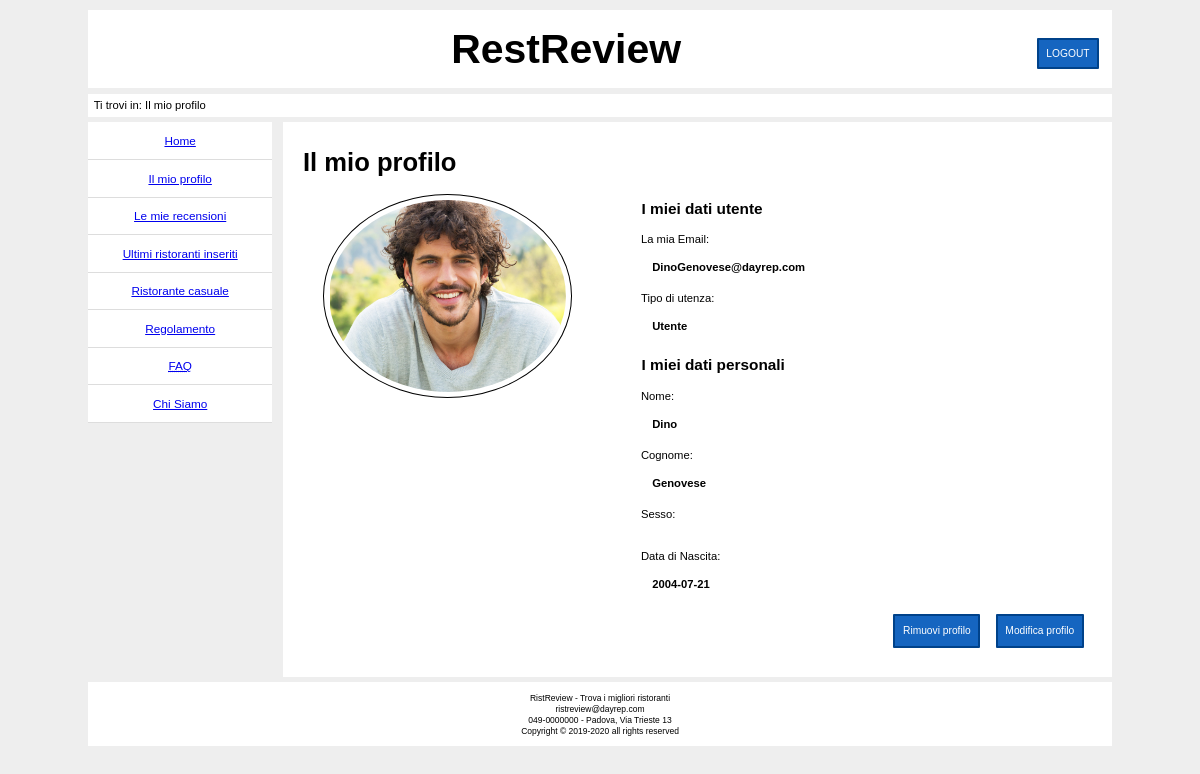
Screenshot of /php/profilo.php (signed in) with the database file from the repository.
### tables this page shows
CREATE TABLE `utente` (
  `ID` int(11) NOT NULL,
  `PWD` varchar(64) NOT NULL,
  `Mail` varchar(128) NOT NULL,
  `Nome` varchar(64) NOT NULL,
  `Cognome` varchar(64) NOT NULL,
  `Data_Nascita` date NOT NULL,
  `ID_Foto` int(11) DEFAULT NULL,
  `Ragione_Sociale` varchar(64) DEFAULT NULL,
  `P_IVA` varchar(11) DEFAULT NULL,
  `Permessi` enum('Utente','Ristoratore','Admin') DEFAULT NULL,
  `Sesso` enum('Uomo','Donna','Altro','Sconosciuto') DEFAULT 'Sconosciuto'
);

### php/connessione.php (called while the page is built, shortened)
<?php
    class DBConnection{
        public function create_connection(){
            $this->connessione = new mysqli(static::HOST_DB,static::USERNAME,static::PASSWORD,static::DATABASE_NAME);
            return true;
        }
    }
?>

### php/profilo.php (the view, shortened to what this page needs)
<?php
    require_once('addItems.php');
    require_once('connessione.php');
    $page=addItems('../html/profilo.html');
    $no_error=true;
    $error='';
    $obj_connection = new DBConnection();
    if($no_error){
        $queryResult=$obj_connection->connessione->query("SELECT * FROM utente WHERE ID='".$_SESSION['ID']."'");
        $row=$queryResult->fetch_array(MYSQLI_ASSOC);
        $page=str_replace("%EMAIL%",$row['Mail'],$page);
        $page=str_replace("%UTENZA%",$row['Permessi'],$page);
        $page=str_replace("%NOME%",$row['Nome'],$page);
        $page=str_replace("%COGNOME%",$row['Cognome'],$page);
        $page=str_replace("%SESSO%",$row['Sesso'],$page);
        $page=str_replace("%DATA_NASCITA%",$row['Data_Nascita'],$page);
        if($row['Permessi']==='Ristoratore'){
            $page=str_replace("%PARTITA_IVA%",$row['P_IVA'],$page);
            $page=str_replace("%RAGIONESOCIALE%",$row['Ragione_Sociale'],$page);
        }
        else{
            $page=str_replace("<dt>Partita IVA:</dt>","",$page);
            $page=str_replace("<dd>%PARTITA_IVA%</dd>","",$page);
            $page=str_replace("<dt>Ragione Sociale: </dt>","",$page);
            $page=str_replace("<dd>%RAGIONESOCIALE%</dd>","",$page);
        }
        if($row['ID_Foto']){
            $queryResult=$obj_connection->connessione->query("SELECT * FROM Foto WHERE ID='".$row['ID_Foto']."'");
            if($queryResult){
                $row=$queryResult->fetch_array(MYSQLI_ASSOC);
                $page=str_replace('../img/imgnotfound.jpg',$row['Path'],$page);
            }
        }
    }
    $page=str_replace("%ERROR%",$error,$page);
    echo $page;
?>

### php/addItems.php (shortened to what this page needs)
<?php
    function addItems($subjectPath,$addMenu=true){
        $file_content = file_get_contents($subjectPath);
        if($addMenu){
            $menu = '<ul><li xml:lang="en"><a href="index.php">Home</a></li>';
            if(isset($_SESSION['permesso'])){
                switch($_SESSION['permesso']) {
                    case 'Utente':
                            $menu .= '<li><a href="profilo.php">Il mio profilo</a></li>
                                      <li><a href="lemierecensioni.php">Le mie recensioni</a></li>';
                        break;
                    }
            }
            $menu .= '<li><a href="ultimiristoranti.php">Ultimi ristoranti inseriti</a></li>
                <li><a href="casuale.php">Ristorante casuale</a></li>
                <li><a href="regolamento.php">Regolamento</a></li>
                <li><a href="faq.php"><abbr xml:lang="en" title="Frequently Asked Questions">FAQ</abbr></a></li>
                <li><a href="chisiamo.php">Chi Siamo</a></li></ul>';
            $file_content = str_replace('%MENU%', $menu, $file_content);
        }
        $header = file_get_contents("../components/header.html");
        if(isset($_SESSION['logged'])&&$_SESSION['logged']){
            $header=str_replace('<a href="../php/login.php" class="btn">LOGIN</a>',
                                    "toReplace",$header);
            $header=str_replace('<a href="../php/registrazione.php" class="btn">REGISTRAZIONE</a>',
                                    "",$header);
            $header=str_replace("toReplace",'<a href="../php/logout_script.php" class="btn">LOGOUT</a>',$header);
        }
        $file_content=str_replace("%HEADER%",$header,$file_content);
        $footer = file_get_contents("../components/footer.html");
        return str_replace("%FOOTER%",$footer,$file_content);
    }
?>

### css/style.css (style rules this page uses)
* { padding: 0; margin: 0; }
html, body { max-width: 1024px; margin: 0 auto; font-family: Verdana, Geneva, Tahoma, sans-serif; font-size: 0.8em; background-color: #eee; }
#header { padding: 1.5em 1em; text-align: center; margin-top: 1em; background-color: #fff; }
.btn { padding: 0.75em; color: #fff; text-decoration: none; background-color: #1565c0; border: 2px solid #00428A; border-radius: 1px; cursor: pointer; margin: 0.75em; }
#header .btn { float: right; margin: 1.25em 0.25em 0 0.25em; }
#header #title { font-size: 4em; display: inline; }
#breadcrumb { padding: 0.5em; font-size: 1.1em; margin: 0.5em 0; background-color: #fff; }
#menu { float: left; width: 18%; border-bottom: none; background-color: #fff; }
ul, dl { list-style-type: none; }
#menu ul li { border-bottom: 1px solid #ddd; text-align: center; font-size: 1.15em; }
#menu ul li a { display: inline-block; width: 100%; padding: 1em 0; }
#content, .cr_content, #full_content { line-height: 1.5; min-height: 50em; margin: 0em 0 0.5em 19%; background-color: #fff; padding: 2em 2em 2em 2em; overflow: hidden; }
#footer { padding: 1em; text-align: center; margin-bottom: 2em; background-color: #fff; }
#page_title { font-size: 2.5em; margin-bottom: 0.5em; word-break: break-all; }
.right { float: right; }
.list_profilo dt { padding: 1em; font-size: 1.1em; margin-left: 1em; }
.list_profilo dd { padding-bottom: 0.25em; font-weight: bold; font-size: 1.10em; margin-left: 3em; }
.img_profilo { border-radius: 50%; border: solid 1px #000; padding: 0.5em; display: block; margin: 0 auto 1.5em auto; }
#img_profilo-view { width: 30%; margin-left: 2em; float: left; }
#profile-view { margin-left: 40%; margin-bottom: 1em; }
.profile-view_title { margin: 1em 0 0 1.5em; }

### css/stampa.css (style rules this page uses)
* { font-family: "Times New Roman", Times, serif; padding: 0; margin: 0; }
a, a:visited { color: #000; }
a::after { content: " (" attr(href) ") "; }
abbr::after { content: " (" attr(title) ")"; }
#header .btn, #menu { display: none; }
.btn { background-color: #fff; border: 0.5px solid #000; }
#breadcrumb { padding: 0.5em; border-top: 0.1em solid #000; border-bottom: 0.1em solid #000; }
#header { width: 100%; text-align: center; border-top: 0.1em solid #000; }
#header #title { font-size: 3em; }
#content { font-size: 1em; padding: 0.25cm 0.25cm 1cm 0.25cm; }
#page_title { margin-top: 0.25em; }
#content * { padding: 0.25em; }
#footer { padding: 0.5em; border-top: 0.1em solid #000; border-bottom: 0.1em solid #000; }
.img_profilo { float: left; width: 30%; }
#profile-view { margin-left: 45%; margin-bottom: 1cm; }
.list_profilo dd { font-weight: bold; margin-left: 0.5cm; }

### rows the page displays
utente: str_replace("<dt>Partita IVA:</dt>","",$page) "Ti trovi in: Il mio profilo Il mio profilo I miei dati utente La mia Email : DinoGenovese@dayrep.com Tipo di utenza: Utente I miei dati personali Nome: Dino Cognome: Genovese Sesso: Data di Nascita: 2004-07-21 Modifica profilo Rimuovi profilo RistReview - Trova i migliori ristoranti ristreview@dayrep.com 049-0000000 - Padova, Via Trieste 13 Copyright © 2019-2020 all rights reserved", Data_Nascita+Sesso+Cognome (picture)
